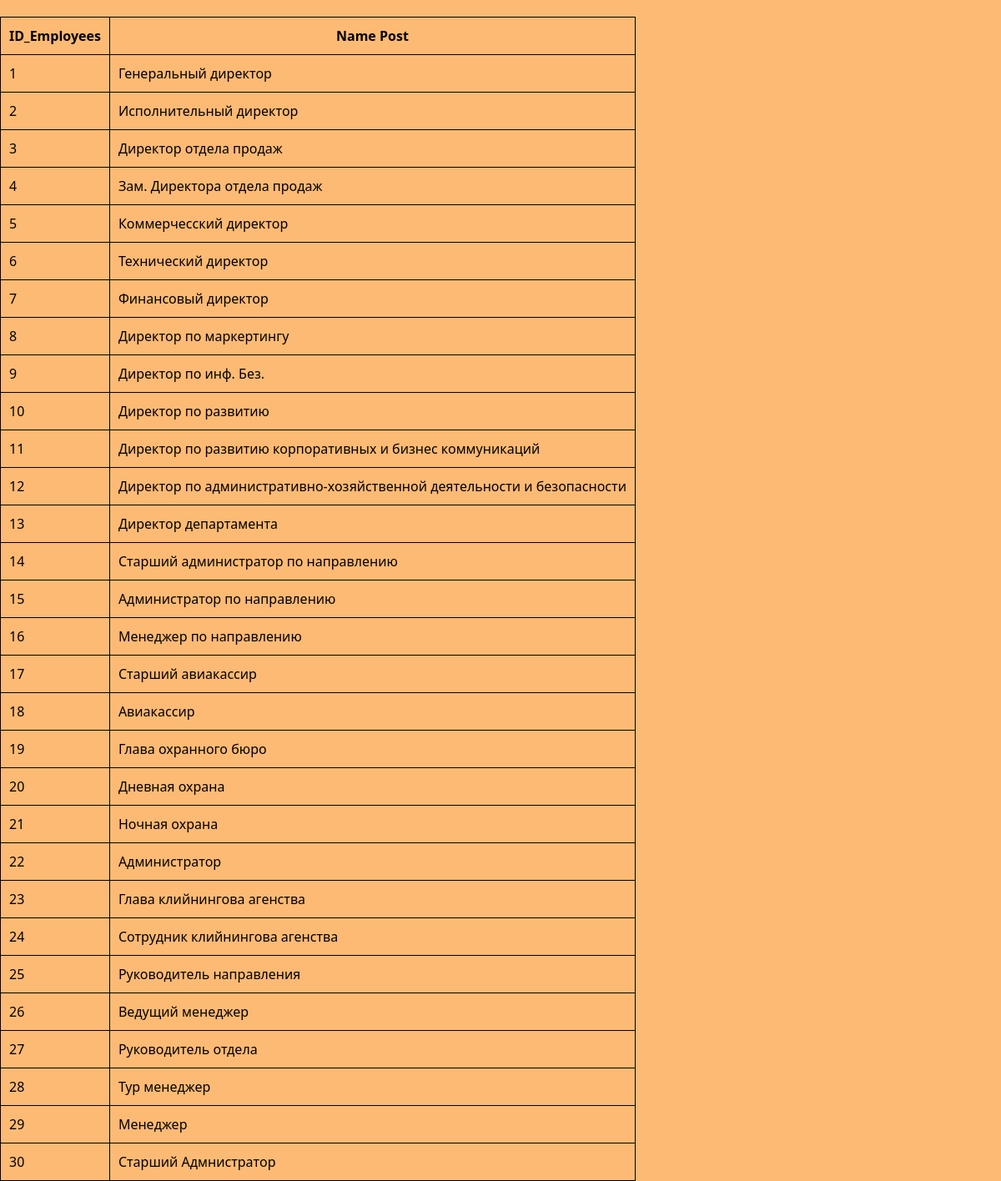
Screenshot of /layouts/post_name.php with the database file from the repository.
### tables this page shows
CREATE TABLE `Employees` (
  `ID_Employees` int(11) NOT NULL,
  `FullName` varchar(255) DEFAULT NULL,
  `Age` int(11) DEFAULT NULL,
  `Gender` varchar(255) DEFAULT NULL,
  `Adress` varchar(255) DEFAULT NULL,
  `PhoneNumber` varchar(255) DEFAULT NULL,
  `PasportData` varchar(255) DEFAULT NULL,
  `ID_Post` int(11) DEFAULT NULL
);

CREATE TABLE `Post` (
  `ID_Post` int(11) NOT NULL,
  `PostName` varchar(255) DEFAULT NULL,
  `Salary` int(11) DEFAULT NULL,
  `Responsibilities` varchar(255) DEFAULT NULL,
  `Requirements` varchar(255) DEFAULT NULL
);

### layouts/post_name.php (the view, shortened to what this page needs)
<!doctype html>
<html lang="en">
<head>
    <link rel="stylesheet" href="../assets/style.css">
    <script src="https://cdn.tailwindcss.com"></script>
</head>
<body class="bg-orange-300 text-black">
<section class="container xl:mx-auto pt-5">
    <?php
    require_once '../db/db.php';
    $check_emp = mysqli_query($db, "SELECT Employees.ID_Employees, Post.PostName FROM Employees
    INNER JOIN Post ON Employees.ID_Post = Post.ID_Post");
    $employees = mysqli_fetch_all($check_emp);
    ?>
    <table class="">
        <tr>
            <th class="border border-black">ID_Employees</th>
            <th class="border border-black">Name Post</th>
        </tr>
        <?php
        foreach ($employees as $employee) {
            ?>
            <tr>
                <td class="border border-black"><?=$employee[0]?></td>
                <td class="border border-black"><?=$employee[1]?></td>
            </tr>
            <?php
        }
        ?>
    </table>
</section>
</body>
</html>

### assets/style.css (style rules this page uses)
th, td { padding: 10px; }

### rows the page displays
employees: ID_Employees "1", ID_Post.PostName "Генеральный директор"
employees: ID_Employees "2", ID_Post.PostName "Исполнительный директор"
employees: ID_Employees "3", ID_Post.PostName "Директор отдела продаж"
employees: ID_Employees "4", ID_Post.PostName "Зам. Директора отдела продаж"
employees: ID_Employees "5", ID_Post.PostName "Коммерчесский директор"
employees: ID_Employees "6", ID_Post.PostName "Технический директор"
employees: ID_Employees "7", ID_Post.PostName "Финансовый директор"
employees: ID_Employees "8", ID_Post.PostName "Директор по маркертингу"
employees: ID_Employees "9", ID_Post.PostName "Директор по инф. Без."
employees: ID_Employees "10", ID_Post.PostName "Директор по развитию"
employees: ID_Employees "11", ID_Post.PostName "Директор по развитию корпоративных и бизнес коммуникаций"
employees: ID_Employees "12", ID_Post.PostName "Директор по административно-хозяйственной деятельности и безопасности"
employees: ID_Employees "13", ID_Post.PostName "Директор департамента"
employees: ID_Employees "14", ID_Post.PostName "Старший администратор по направлению"
employees: ID_Employees "15", ID_Post.PostName "Администратор по направлению"
employees: ID_Employees "16", ID_Post.PostName "Менеджер по направлению"
employees: ID_Employees "17", ID_Post.PostName "Старший авиакассир"
employees: ID_Employees "18", ID_Post.PostName "Авиакассир"
employees: ID_Employees "19", ID_Post.PostName "Глава охранного бюро"
employees: ID_Employees "20", ID_Post.PostName "Дневная охрана"
employees: ID_Employees "21", ID_Post.PostName "Ночная охрана"
employees: ID_Employees "22", ID_Post.PostName "Администратор"
employees: ID_Employees "23", ID_Post.PostName "Глава клийнингова агенства"
employees: ID_Employees "24", ID_Post.PostName "Сотрудник клийнингова агенства"
employees: ID_Employees "25", ID_Post.PostName "Руководитель направления"
employees: ID_Employees "26", ID_Post.PostName "Ведущий менеджер"
employees: ID_Employees "27", ID_Post.PostName "Руководитель отдела"
employees: ID_Employees "28", ID_Post.PostName "Тур менеджер"
employees: ID_Employees "29", ID_Post.PostName "Менеджер"
employees: ID_Employees "30", ID_Post.PostName "Старший Адмнистратор"
